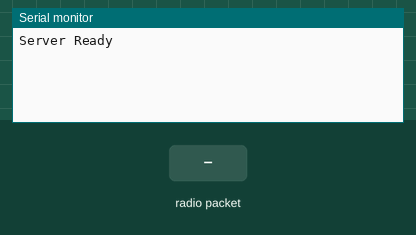
Bench run of a sketch on a simulated ESP32. On the bench: the last lines printed to the serial monitor. The test bench sets the inputs (shaded band).

Above: at 1.2 s.
1.3 s: radio packet "1" arrives
At 2.5 s:
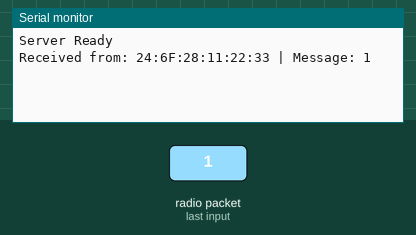
2.8 s: radio packet "0" arrives
At 4.0 s:
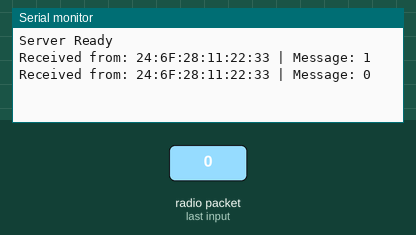
4.3 s: radio packet "2" arrives
At 5.1 s:
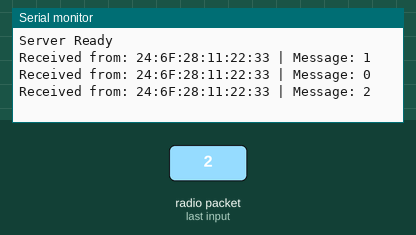

Measured:
- after the input at 1.3 s, the serial monitor: prints a new line after 0.05 s (image 1)
- after the input at 2.8 s, the serial monitor: prints a new line after 0.05 s (image 2)
- after the input at 4.3 s, the serial monitor: prints a new line after 0.05 s (image 3)

The sketch:

server.ino
```cpp
#include <esp_now.h>
#include <WiFi.h>

uint8_t client1Mac[] = {0x78, 0x42, 0x1C, 0x6C, 0x59, 0x44};  // Car
uint8_t client2Mac[] = {0x1C, 0x69, 0x20, 0x94, 0x6B, 0xEC};  // Truck

char carMessage[10];
char truckMessage[10];

// Callback when data is received
void onReceive(const esp_now_recv_info_t *info, const uint8_t *data, int len) {
  char message[10];
  memcpy(message, data, len);
  message[len] = '\0';

  Serial.print("Received from: ");
  for (int i = 0; i < 6; i++) {
    Serial.printf("%02X", info->src_addr[i]);
    if (i < 5) Serial.print(":");
  }
  Serial.print(" | Message: ");
  Serial.println(message);

  if (memcmp(info->src_addr, client1Mac, 6) == 0) {
    strcpy(carMessage, message);
  } else if (memcmp(info->src_addr, client2Mac, 6) == 0) {
    strcpy(truckMessage, message);
  }
}

// Send message to clients
void sendMessage(const uint8_t *mac, const char *msg) {
  esp_err_t result = esp_now_send(mac, (uint8_t *)msg, strlen(msg));
  if (result == ESP_OK) {
    Serial.println("Message sent successfully");
  } else {
    Serial.println("Failed to send message");
  }
}

void setup() {
  Serial.begin(115200);
  WiFi.mode(WIFI_STA);

  if (esp_now_init() != ESP_OK) {
    Serial.println("ESP-NOW Init Failed");
    return;
  }

  // Register Callbacks
  esp_now_register_recv_cb(onReceive);

  // Add peers
  esp_now_peer_info_t peerInfo = {};
  memcpy(peerInfo.peer_addr, client1Mac, 6);
  peerInfo.channel = 0;
  peerInfo.encrypt = false;
  esp_now_add_peer(&peerInfo);

  memcpy(peerInfo.peer_addr, client2Mac, 6);
  esp_now_add_peer(&peerInfo);

  Serial.println("Server Ready");
}

void loop() {
  if (strlen(carMessage) > 0 && strlen(truckMessage) > 0) {
    sendMessage(client1Mac, truckMessage);
    sendMessage(client2Mac, carMessage);
    Serial.println("Exchanged Messages between Clients");

    // Clear messages
    memset(carMessage, 0, sizeof(carMessage));
    memset(truckMessage, 0, sizeof(truckMessage));
  }
  delay(1000);
}
```
